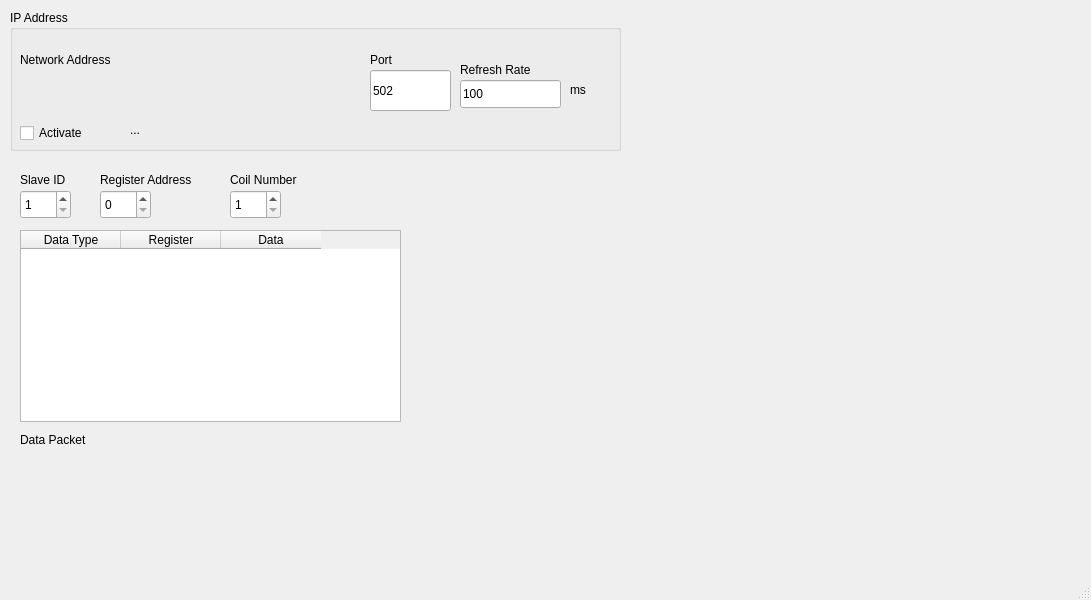
<?xml version="1.0" encoding="UTF-8"?>
<ui version="4.0">
 <class>MainWindow</class>
 <widget class="QMainWindow" name="MainWindow">
  <property name="geometry">
   <rect>
    <x>0</x>
    <y>0</y>
    <width>1091</width>
    <height>600</height>
   </rect>
  </property>
  <property name="windowTitle">
   <string>MainWindow</string>
  </property>
  <widget class="QWidget" name="centralwidget">
   <widget class="QGroupBox" name="ipBox">
    <property name="geometry">
     <rect>
      <x>10</x>
      <y>10</y>
      <width>611</width>
      <height>141</height>
     </rect>
    </property>
    <property name="title">
     <string>IP Address</string>
    </property>
    <widget class="IPAddressCtrl" name="edNetworkAddress" native="true">
     <property name="geometry">
      <rect>
       <x>10</x>
       <y>60</y>
       <width>341</width>
       <height>41</height>
      </rect>
     </property>
    </widget>
    <widget class="QLineEdit" name="edPort">
     <property name="geometry">
      <rect>
       <x>360</x>
       <y>60</y>
       <width>81</width>
       <height>41</height>
      </rect>
     </property>
     <property name="text">
      <string>502</string>
     </property>
    </widget>
    <widget class="QCheckBox" name="tcpEnable">
     <property name="geometry">
      <rect>
       <x>10</x>
       <y>110</y>
       <width>93</width>
       <height>26</height>
      </rect>
     </property>
     <property name="text">
      <string>Activate</string>
     </property>
    </widget>
    <widget class="QLabel" name="label">
     <property name="geometry">
      <rect>
       <x>10</x>
       <y>40</y>
       <width>121</width>
       <height>20</height>
      </rect>
     </property>
     <property name="text">
      <string>Network Address</string>
     </property>
    </widget>
    <widget class="QLabel" name="label_2">
     <property name="geometry">
      <rect>
       <x>360</x>
       <y>40</y>
       <width>41</width>
       <height>20</height>
      </rect>
     </property>
     <property name="text">
      <string>Port</string>
     </property>
    </widget>
    <widget class="QLabel" name="connectionStatus">
     <property name="geometry">
      <rect>
       <x>120</x>
       <y>110</y>
       <width>171</width>
       <height>20</height>
      </rect>
     </property>
     <property name="text">
      <string>...</string>
     </property>
    </widget>
    <widget class="QLabel" name="label_6">
     <property name="geometry">
      <rect>
       <x>560</x>
       <y>70</y>
       <width>41</width>
       <height>20</height>
      </rect>
     </property>
     <property name="text">
      <string>ms</string>
     </property>
    </widget>
    <widget class="QLabel" name="label_7">
     <property name="geometry">
      <rect>
       <x>450</x>
       <y>50</y>
       <width>101</width>
       <height>20</height>
      </rect>
     </property>
     <property name="text">
      <string>Refresh Rate</string>
     </property>
    </widget>
    <widget class="QLineEdit" name="refreshRateEdit">
     <property name="geometry">
      <rect>
       <x>450</x>
       <y>70</y>
       <width>101</width>
       <height>28</height>
      </rect>
     </property>
     <property name="text">
      <string>100</string>
     </property>
    </widget>
   </widget>
   <widget class="QSpinBox" name="slaveId">
    <property name="geometry">
     <rect>
      <x>20</x>
      <y>190</y>
      <width>51</width>
      <height>29</height>
     </rect>
    </property>
    <property name="minimum">
     <number>1</number>
    </property>
   </widget>
   <widget class="QSpinBox" name="addressReg">
    <property name="geometry">
     <rect>
      <x>100</x>
      <y>190</y>
      <width>51</width>
      <height>29</height>
     </rect>
    </property>
   </widget>
   <widget class="QSpinBox" name="coilNum">
    <property name="geometry">
     <rect>
      <x>230</x>
      <y>190</y>
      <width>51</width>
      <height>29</height>
     </rect>
    </property>
    <property name="minimum">
     <number>1</number>
    </property>
   </widget>
   <widget class="QTableWidget" name="regTable">
    <property name="geometry">
     <rect>
      <x>20</x>
      <y>230</y>
      <width>381</width>
      <height>192</height>
     </rect>
    </property>
    <property name="columnCount">
     <number>3</number>
    </property>
    <column>
     <property name="text">
      <string>Data Type</string>
     </property>
    </column>
    <column>
     <property name="text">
      <string>Register</string>
     </property>
    </column>
    <column>
     <property name="text">
      <string>Data</string>
     </property>
    </column>
   </widget>
   <widget class="QLabel" name="label_3">
    <property name="geometry">
     <rect>
      <x>20</x>
      <y>170</y>
      <width>63</width>
      <height>20</height>
     </rect>
    </property>
    <property name="text">
     <string>Slave ID</string>
    </property>
   </widget>
   <widget class="QLabel" name="label_4">
    <property name="geometry">
     <rect>
      <x>100</x>
      <y>170</y>
      <width>111</width>
      <height>20</height>
     </rect>
    </property>
    <property name="text">
     <string>Register Address</string>
    </property>
   </widget>
   <widget class="QLabel" name="label_5">
    <property name="geometry">
     <rect>
      <x>230</x>
      <y>170</y>
      <width>111</width>
      <height>20</height>
     </rect>
    </property>
    <property name="text">
     <string>Coil Number</string>
    </property>
   </widget>
   <widget class="QLabel" name="debugLabel">
    <property name="geometry">
     <rect>
      <x>20</x>
      <y>430</y>
      <width>111</width>
      <height>20</height>
     </rect>
    </property>
    <property name="text">
     <string>Data Packet</string>
    </property>
   </widget>
  </widget>
  <widget class="QMenuBar" name="menubar">
   <property name="geometry">
    <rect>
     <x>0</x>
     <y>0</y>
     <width>1091</width>
     <height>25</height>
    </rect>
   </property>
  </widget>
  <widget class="QStatusBar" name="statusbar"/>
 </widget>
 <customwidgets>
  <customwidget>
   <class>IPAddressCtrl</class>
   <extends>QWidget</extends>
   <header>ipaddressctrl.h</header>
   <container>1</container>
  </customwidget>
 </customwidgets>
 <resources/>
 <connections/>
</ui>
